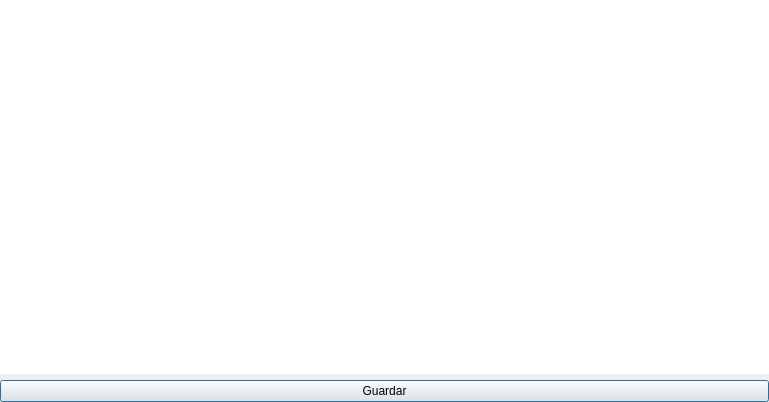
<?xml version="1.0" encoding="UTF-8"?>
<ui version="4.0">
 <class>Dialog</class>
 <widget class="QDialog" name="Dialog">
  <property name="geometry">
   <rect>
    <x>0</x>
    <y>0</y>
    <width>769</width>
    <height>402</height>
   </rect>
  </property>
  <property name="windowTitle">
   <string>Código de los algoritmos usados</string>
  </property>
  <property name="modal">
   <bool>true</bool>
  </property>
  <layout class="QGridLayout" name="gridLayout">
   <property name="leftMargin">
    <number>0</number>
   </property>
   <property name="topMargin">
    <number>0</number>
   </property>
   <property name="rightMargin">
    <number>0</number>
   </property>
   <property name="bottomMargin">
    <number>0</number>
   </property>
   <item row="0" column="0">
    <widget class="QTextBrowser" name="txt">
     <property name="frameShape">
      <enum>QFrame::NoFrame</enum>
     </property>
     <property name="html">
      <string>&lt;!DOCTYPE HTML PUBLIC &quot;-//W3C//DTD HTML 4.0//EN&quot; &quot;http://www.w3.org/TR/REC-html40/strict.dtd&quot;&gt;
&lt;html&gt;&lt;head&gt;&lt;meta name=&quot;qrichtext&quot; content=&quot;1&quot; /&gt;&lt;style type=&quot;text/css&quot;&gt;
p, li { white-space: pre-wrap; }
&lt;/style&gt;&lt;/head&gt;&lt;body style=&quot; font-family:'MS Shell Dlg 2'; font-size:8.25pt; font-weight:400; font-style:normal;&quot;&gt;
&lt;p style=&quot;-qt-paragraph-type:empty; margin-top:0px; margin-bottom:0px; margin-left:0px; margin-right:0px; -qt-block-indent:0; text-indent:0px;&quot;&gt;&lt;br /&gt;&lt;/p&gt;&lt;/body&gt;&lt;/html&gt;</string>
     </property>
    </widget>
   </item>
   <item row="1" column="0">
    <widget class="QPushButton" name="guardar">
     <property name="text">
      <string>Guardar</string>
     </property>
    </widget>
   </item>
  </layout>
 </widget>
 <resources/>
 <connections/>
</ui>
